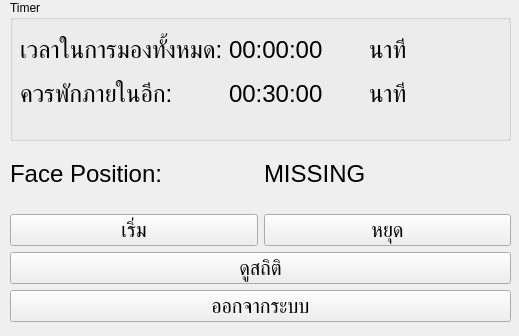
<?xml version="1.0" encoding="UTF-8"?>
<ui version="4.0">
 <class>Form</class>
 <widget class="QWidget" name="Form">
  <property name="geometry">
   <rect>
    <x>0</x>
    <y>0</y>
    <width>519</width>
    <height>336</height>
   </rect>
  </property>
  <property name="windowTitle">
   <string>Form</string>
  </property>
  <widget class="QGroupBox" name="groupBox">
   <property name="geometry">
    <rect>
     <x>10</x>
     <y>0</y>
     <width>501</width>
     <height>141</height>
    </rect>
   </property>
   <property name="title">
    <string>Timer</string>
   </property>
   <widget class="QWidget" name="layoutWidget">
    <property name="geometry">
     <rect>
      <x>10</x>
      <y>30</y>
      <width>483</width>
      <height>83</height>
     </rect>
    </property>
    <layout class="QHBoxLayout" name="horizontalLayout">
     <item>
      <layout class="QVBoxLayout" name="verticalLayout_2">
       <item>
        <widget class="QLabel" name="label_4">
         <property name="font">
          <font>
           <pointsize>18</pointsize>
          </font>
         </property>
         <property name="text">
          <string>เวลาในการมองทั้งหมด:</string>
         </property>
        </widget>
       </item>
       <item>
        <widget class="QLabel" name="label_3">
         <property name="font">
          <font>
           <pointsize>18</pointsize>
           <stylestrategy>PreferDefault</stylestrategy>
          </font>
         </property>
         <property name="text">
          <string>ควรพักภายในอีก:</string>
         </property>
        </widget>
       </item>
      </layout>
     </item>
     <item>
      <layout class="QVBoxLayout" name="verticalLayout">
       <item>
        <widget class="QLabel" name="lbCountUP">
         <property name="font">
          <font>
           <pointsize>18</pointsize>
          </font>
         </property>
         <property name="text">
          <string>00:00:00</string>
         </property>
        </widget>
       </item>
       <item>
        <widget class="QLabel" name="lbCountdowner">
         <property name="font">
          <font>
           <pointsize>18</pointsize>
          </font>
         </property>
         <property name="text">
          <string>00:30:00</string>
         </property>
        </widget>
       </item>
      </layout>
     </item>
     <item>
      <layout class="QVBoxLayout" name="verticalLayout_3">
       <item>
        <widget class="QLabel" name="label_5">
         <property name="font">
          <font>
           <pointsize>18</pointsize>
          </font>
         </property>
         <property name="text">
          <string>นาที</string>
         </property>
        </widget>
       </item>
       <item>
        <widget class="QLabel" name="label_6">
         <property name="font">
          <font>
           <pointsize>18</pointsize>
          </font>
         </property>
         <property name="text">
          <string>นาที</string>
         </property>
        </widget>
       </item>
      </layout>
     </item>
    </layout>
   </widget>
  </widget>
  <widget class="QWidget" name="layoutWidget_2">
   <property name="geometry">
    <rect>
     <x>10</x>
     <y>140</y>
     <width>501</width>
     <height>182</height>
    </rect>
   </property>
   <layout class="QVBoxLayout" name="verticalLayout_5">
    <item>
     <layout class="QHBoxLayout" name="horizontalLayout_3">
      <item>
       <widget class="QLabel" name="label_8">
        <property name="font">
         <font>
          <pointsize>18</pointsize>
         </font>
        </property>
        <property name="text">
         <string>Face Position:</string>
        </property>
       </widget>
      </item>
      <item>
       <widget class="QLabel" name="FacePosi">
        <property name="font">
         <font>
          <pointsize>18</pointsize>
         </font>
        </property>
        <property name="text">
         <string>MISSING</string>
        </property>
       </widget>
      </item>
     </layout>
    </item>
    <item>
     <layout class="QVBoxLayout" name="verticalLayout_4">
      <item>
       <layout class="QHBoxLayout" name="horizontalLayout_2">
        <item>
         <widget class="QPushButton" name="btnStart">
          <property name="font">
           <font>
            <pointsize>15</pointsize>
           </font>
          </property>
          <property name="text">
           <string>เริ่ม</string>
          </property>
          <property name="checkable">
           <bool>false</bool>
          </property>
         </widget>
        </item>
        <item>
         <widget class="QPushButton" name="btnStop">
          <property name="font">
           <font>
            <pointsize>15</pointsize>
           </font>
          </property>
          <property name="text">
           <string>หยุด</string>
          </property>
          <property name="checkable">
           <bool>false</bool>
          </property>
         </widget>
        </item>
       </layout>
      </item>
      <item>
       <widget class="QPushButton" name="btnVH">
        <property name="font">
         <font>
          <pointsize>15</pointsize>
         </font>
        </property>
        <property name="text">
         <string>ดูสถิติ</string>
        </property>
        <property name="checkable">
         <bool>false</bool>
        </property>
       </widget>
      </item>
      <item>
       <widget class="QPushButton" name="Exit_btn">
        <property name="font">
         <font>
          <pointsize>15</pointsize>
         </font>
        </property>
        <property name="text">
         <string>ออกจากระบบ</string>
        </property>
        <property name="checkable">
         <bool>false</bool>
        </property>
       </widget>
      </item>
     </layout>
    </item>
   </layout>
  </widget>
 </widget>
 <resources/>
 <connections/>
</ui>
